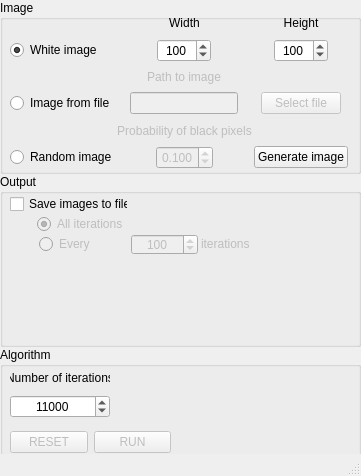
<?xml version="1.0" encoding="UTF-8"?>
<ui version="4.0">
 <class>MainWindow</class>
 <widget class="QMainWindow" name="MainWindow">
  <property name="geometry">
   <rect>
    <x>0</x>
    <y>0</y>
    <width>361</width>
    <height>476</height>
   </rect>
  </property>
  <property name="windowTitle">
   <string>MainWindow</string>
  </property>
  <widget class="QWidget" name="centralwidget">
   <widget class="QWidget" name="verticalLayoutWidget">
    <property name="geometry">
     <rect>
      <x>0</x>
      <y>0</y>
      <width>361</width>
      <height>521</height>
     </rect>
    </property>
    <layout class="QVBoxLayout" name="verticalLayout">
     <property name="spacing">
      <number>0</number>
     </property>
     <item>
      <widget class="QGroupBox" name="groupBox_2">
       <property name="sizePolicy">
        <sizepolicy hsizetype="Preferred" vsizetype="Preferred">
         <horstretch>0</horstretch>
         <verstretch>0</verstretch>
        </sizepolicy>
       </property>
       <property name="title">
        <string>Image</string>
       </property>
       <widget class="QWidget" name="gridLayoutWidget">
        <property name="geometry">
         <rect>
          <x>10</x>
          <y>10</y>
          <width>341</width>
          <height>161</height>
         </rect>
        </property>
        <layout class="QGridLayout" name="gridLayout" columnstretch="0,0,0">
         <property name="sizeConstraint">
          <enum>QLayout::SetDefaultConstraint</enum>
         </property>
         <property name="spacing">
          <number>0</number>
         </property>
         <item row="0" column="2" alignment="Qt::AlignHCenter|Qt::AlignVCenter">
          <widget class="QLabel" name="label_2">
           <property name="sizePolicy">
            <sizepolicy hsizetype="Preferred" vsizetype="Preferred">
             <horstretch>0</horstretch>
             <verstretch>0</verstretch>
            </sizepolicy>
           </property>
           <property name="text">
            <string>Height</string>
           </property>
           <property name="alignment">
            <set>Qt::AlignCenter</set>
           </property>
          </widget>
         </item>
         <item row="1" column="0" alignment="Qt::AlignLeft|Qt::AlignVCenter">
          <widget class="QRadioButton" name="whiteImageRB">
           <property name="sizePolicy">
            <sizepolicy hsizetype="Fixed" vsizetype="Preferred">
             <horstretch>0</horstretch>
             <verstretch>0</verstretch>
            </sizepolicy>
           </property>
           <property name="text">
            <string>White image</string>
           </property>
           <property name="checked">
            <bool>true</bool>
           </property>
          </widget>
         </item>
         <item row="1" column="2" alignment="Qt::AlignHCenter|Qt::AlignVCenter">
          <widget class="QSpinBox" name="heightSB">
           <property name="sizePolicy">
            <sizepolicy hsizetype="Fixed" vsizetype="Preferred">
             <horstretch>0</horstretch>
             <verstretch>0</verstretch>
            </sizepolicy>
           </property>
           <property name="alignment">
            <set>Qt::AlignCenter</set>
           </property>
           <property name="minimum">
            <number>2</number>
           </property>
           <property name="maximum">
            <number>1000</number>
           </property>
           <property name="singleStep">
            <number>100</number>
           </property>
           <property name="value">
            <number>100</number>
           </property>
          </widget>
         </item>
         <item row="3" column="0" alignment="Qt::AlignLeft|Qt::AlignVCenter">
          <widget class="QRadioButton" name="imageFromFileRB">
           <property name="sizePolicy">
            <sizepolicy hsizetype="Fixed" vsizetype="Preferred">
             <horstretch>0</horstretch>
             <verstretch>0</verstretch>
            </sizepolicy>
           </property>
           <property name="text">
            <string>Image from file</string>
           </property>
          </widget>
         </item>
         <item row="5" column="0" alignment="Qt::AlignLeft|Qt::AlignVCenter">
          <widget class="QRadioButton" name="randomImageRB">
           <property name="sizePolicy">
            <sizepolicy hsizetype="Fixed" vsizetype="Preferred">
             <horstretch>0</horstretch>
             <verstretch>0</verstretch>
            </sizepolicy>
           </property>
           <property name="text">
            <string>Random image</string>
           </property>
          </widget>
         </item>
         <item row="5" column="1" alignment="Qt::AlignHCenter|Qt::AlignVCenter">
          <widget class="QDoubleSpinBox" name="probabilitySB">
           <property name="enabled">
            <bool>false</bool>
           </property>
           <property name="sizePolicy">
            <sizepolicy hsizetype="Fixed" vsizetype="Preferred">
             <horstretch>0</horstretch>
             <verstretch>0</verstretch>
            </sizepolicy>
           </property>
           <property name="alignment">
            <set>Qt::AlignCenter</set>
           </property>
           <property name="decimals">
            <number>3</number>
           </property>
           <property name="maximum">
            <double>1.000000000000000</double>
           </property>
           <property name="singleStep">
            <double>0.100000000000000</double>
           </property>
           <property name="value">
            <double>0.100000000000000</double>
           </property>
          </widget>
         </item>
         <item row="3" column="1" alignment="Qt::AlignHCenter|Qt::AlignVCenter">
          <widget class="QLineEdit" name="pathLE">
           <property name="enabled">
            <bool>false</bool>
           </property>
           <property name="sizePolicy">
            <sizepolicy hsizetype="Preferred" vsizetype="Preferred">
             <horstretch>0</horstretch>
             <verstretch>0</verstretch>
            </sizepolicy>
           </property>
           <property name="readOnly">
            <bool>true</bool>
           </property>
          </widget>
         </item>
         <item row="5" column="2" alignment="Qt::AlignHCenter|Qt::AlignVCenter">
          <widget class="QPushButton" name="generateImagePB">
           <property name="sizePolicy">
            <sizepolicy hsizetype="Preferred" vsizetype="Preferred">
             <horstretch>0</horstretch>
             <verstretch>0</verstretch>
            </sizepolicy>
           </property>
           <property name="text">
            <string>Generate image</string>
           </property>
          </widget>
         </item>
         <item row="2" column="1" alignment="Qt::AlignHCenter|Qt::AlignVCenter">
          <widget class="QLabel" name="label_4">
           <property name="enabled">
            <bool>false</bool>
           </property>
           <property name="sizePolicy">
            <sizepolicy hsizetype="Preferred" vsizetype="Preferred">
             <horstretch>0</horstretch>
             <verstretch>0</verstretch>
            </sizepolicy>
           </property>
           <property name="text">
            <string>Path to image</string>
           </property>
           <property name="alignment">
            <set>Qt::AlignCenter</set>
           </property>
          </widget>
         </item>
         <item row="0" column="1" alignment="Qt::AlignHCenter|Qt::AlignVCenter">
          <widget class="QLabel" name="label_3">
           <property name="sizePolicy">
            <sizepolicy hsizetype="Preferred" vsizetype="Preferred">
             <horstretch>0</horstretch>
             <verstretch>0</verstretch>
            </sizepolicy>
           </property>
           <property name="text">
            <string>Width</string>
           </property>
           <property name="alignment">
            <set>Qt::AlignCenter</set>
           </property>
          </widget>
         </item>
         <item row="1" column="1" alignment="Qt::AlignHCenter|Qt::AlignVCenter">
          <widget class="QSpinBox" name="widthSB">
           <property name="sizePolicy">
            <sizepolicy hsizetype="Fixed" vsizetype="Preferred">
             <horstretch>0</horstretch>
             <verstretch>0</verstretch>
            </sizepolicy>
           </property>
           <property name="layoutDirection">
            <enum>Qt::LeftToRight</enum>
           </property>
           <property name="frame">
            <bool>true</bool>
           </property>
           <property name="alignment">
            <set>Qt::AlignCenter</set>
           </property>
           <property name="showGroupSeparator" stdset="0">
            <bool>false</bool>
           </property>
           <property name="minimum">
            <number>2</number>
           </property>
           <property name="maximum">
            <number>1000</number>
           </property>
           <property name="singleStep">
            <number>100</number>
           </property>
           <property name="value">
            <number>100</number>
           </property>
          </widget>
         </item>
         <item row="3" column="2" alignment="Qt::AlignHCenter|Qt::AlignVCenter">
          <widget class="QPushButton" name="selectFilePB">
           <property name="enabled">
            <bool>false</bool>
           </property>
           <property name="sizePolicy">
            <sizepolicy hsizetype="Preferred" vsizetype="Preferred">
             <horstretch>0</horstretch>
             <verstretch>0</verstretch>
            </sizepolicy>
           </property>
           <property name="text">
            <string>Select file</string>
           </property>
           <property name="checkable">
            <bool>false</bool>
           </property>
          </widget>
         </item>
         <item row="4" column="1">
          <widget class="QLabel" name="label_6">
           <property name="enabled">
            <bool>false</bool>
           </property>
           <property name="sizePolicy">
            <sizepolicy hsizetype="Preferred" vsizetype="Preferred">
             <horstretch>0</horstretch>
             <verstretch>0</verstretch>
            </sizepolicy>
           </property>
           <property name="text">
            <string>Probability of black pixels</string>
           </property>
           <property name="alignment">
            <set>Qt::AlignCenter</set>
           </property>
          </widget>
         </item>
        </layout>
       </widget>
      </widget>
     </item>
     <item>
      <widget class="QGroupBox" name="groupBox">
       <property name="sizePolicy">
        <sizepolicy hsizetype="Preferred" vsizetype="Preferred">
         <horstretch>0</horstretch>
         <verstretch>0</verstretch>
        </sizepolicy>
       </property>
       <property name="title">
        <string>Output</string>
       </property>
       <widget class="QWidget" name="gridLayoutWidget_2">
        <property name="geometry">
         <rect>
          <x>10</x>
          <y>20</y>
          <width>240</width>
          <height>61</height>
         </rect>
        </property>
        <layout class="QGridLayout" name="gridLayout_2">
         <property name="horizontalSpacing">
          <number>3</number>
         </property>
         <property name="verticalSpacing">
          <number>0</number>
         </property>
         <item row="1" column="0" alignment="Qt::AlignRight|Qt::AlignVCenter">
          <widget class="QRadioButton" name="allIterationsRB">
           <property name="enabled">
            <bool>false</bool>
           </property>
           <property name="sizePolicy">
            <sizepolicy hsizetype="Maximum" vsizetype="Maximum">
             <horstretch>0</horstretch>
             <verstretch>0</verstretch>
            </sizepolicy>
           </property>
           <property name="text">
            <string>All iterations</string>
           </property>
           <property name="checked">
            <bool>true</bool>
           </property>
          </widget>
         </item>
         <item row="0" column="0" alignment="Qt::AlignLeft|Qt::AlignVCenter">
          <widget class="QCheckBox" name="saveImageToFileCB">
           <property name="sizePolicy">
            <sizepolicy hsizetype="Maximum" vsizetype="Maximum">
             <horstretch>0</horstretch>
             <verstretch>0</verstretch>
            </sizepolicy>
           </property>
           <property name="text">
            <string>Save images to files</string>
           </property>
           <property name="checked">
            <bool>false</bool>
           </property>
          </widget>
         </item>
         <item row="2" column="2" alignment="Qt::AlignLeft|Qt::AlignVCenter">
          <widget class="QLabel" name="label_5">
           <property name="enabled">
            <bool>false</bool>
           </property>
           <property name="text">
            <string>iterations</string>
           </property>
          </widget>
         </item>
         <item row="2" column="1" alignment="Qt::AlignLeft|Qt::AlignVCenter">
          <widget class="QSpinBox" name="saveItersSB">
           <property name="enabled">
            <bool>false</bool>
           </property>
           <property name="sizePolicy">
            <sizepolicy hsizetype="Maximum" vsizetype="Preferred">
             <horstretch>0</horstretch>
             <verstretch>0</verstretch>
            </sizepolicy>
           </property>
           <property name="alignment">
            <set>Qt::AlignCenter</set>
           </property>
           <property name="minimum">
            <number>1</number>
           </property>
           <property name="maximum">
            <number>1000000</number>
           </property>
           <property name="singleStep">
            <number>10000</number>
           </property>
           <property name="value">
            <number>100</number>
           </property>
          </widget>
         </item>
         <item row="2" column="0" alignment="Qt::AlignRight|Qt::AlignVCenter">
          <widget class="QRadioButton" name="everyNIterationsRB">
           <property name="enabled">
            <bool>false</bool>
           </property>
           <property name="text">
            <string>Every          </string>
           </property>
          </widget>
         </item>
        </layout>
       </widget>
      </widget>
     </item>
     <item>
      <widget class="QGroupBox" name="groupBox_3">
       <property name="title">
        <string>Algorithm</string>
       </property>
       <widget class="QWidget" name="verticalLayoutWidget_2">
        <property name="geometry">
         <rect>
          <x>10</x>
          <y>20</y>
          <width>100</width>
          <height>51</height>
         </rect>
        </property>
        <layout class="QVBoxLayout" name="verticalLayout_2">
         <item>
          <widget class="QLabel" name="label">
           <property name="sizePolicy">
            <sizepolicy hsizetype="Preferred" vsizetype="Preferred">
             <horstretch>0</horstretch>
             <verstretch>0</verstretch>
            </sizepolicy>
           </property>
           <property name="text">
            <string>Number of iterations</string>
           </property>
           <property name="alignment">
            <set>Qt::AlignCenter</set>
           </property>
          </widget>
         </item>
         <item>
          <widget class="QSpinBox" name="numOfItersSB">
           <property name="sizePolicy">
            <sizepolicy hsizetype="Preferred" vsizetype="Preferred">
             <horstretch>0</horstretch>
             <verstretch>0</verstretch>
            </sizepolicy>
           </property>
           <property name="alignment">
            <set>Qt::AlignCenter</set>
           </property>
           <property name="minimum">
            <number>1</number>
           </property>
           <property name="maximum">
            <number>10000000</number>
           </property>
           <property name="singleStep">
            <number>10000</number>
           </property>
           <property name="value">
            <number>11000</number>
           </property>
          </widget>
         </item>
        </layout>
       </widget>
       <widget class="QWidget" name="horizontalLayoutWidget">
        <property name="geometry">
         <rect>
          <x>10</x>
          <y>80</y>
          <width>161</width>
          <height>31</height>
         </rect>
        </property>
        <layout class="QHBoxLayout" name="horizontalLayout">
         <item>
          <widget class="QPushButton" name="resetPB">
           <property name="enabled">
            <bool>false</bool>
           </property>
           <property name="text">
            <string>RESET</string>
           </property>
          </widget>
         </item>
         <item>
          <widget class="QPushButton" name="runPB">
           <property name="enabled">
            <bool>false</bool>
           </property>
           <property name="text">
            <string>RUN</string>
           </property>
          </widget>
         </item>
        </layout>
       </widget>
      </widget>
     </item>
    </layout>
   </widget>
  </widget>
  <widget class="QMenuBar" name="menubar">
   <property name="geometry">
    <rect>
     <x>0</x>
     <y>0</y>
     <width>361</width>
     <height>21</height>
    </rect>
   </property>
  </widget>
  <widget class="QStatusBar" name="statusbar"/>
 </widget>
 <resources/>
 <connections/>
</ui>
